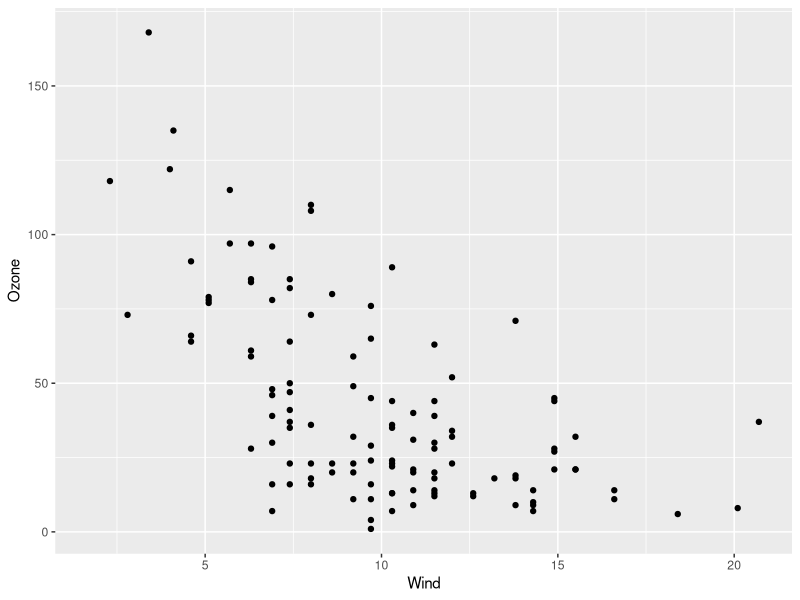
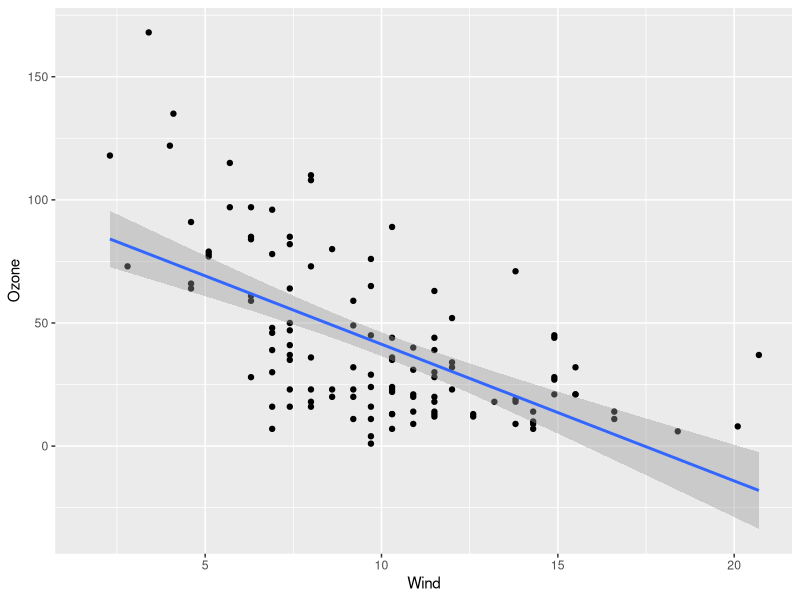
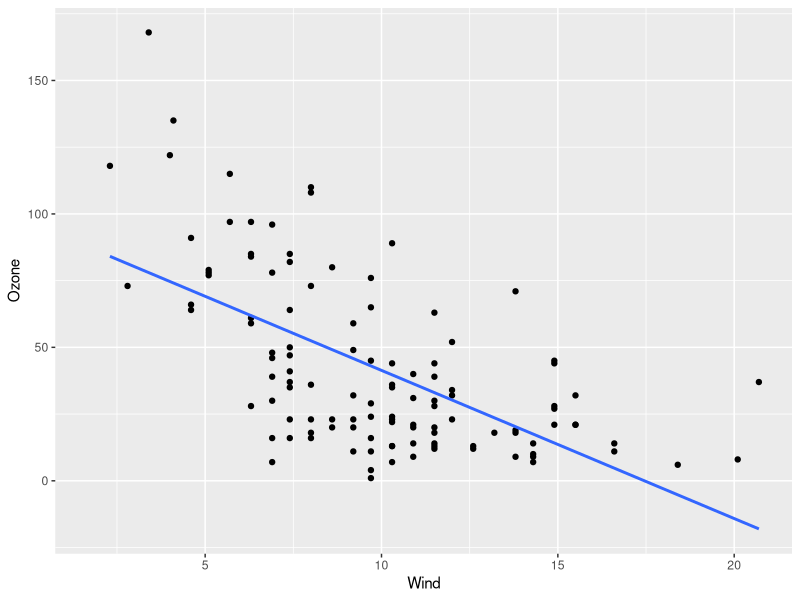
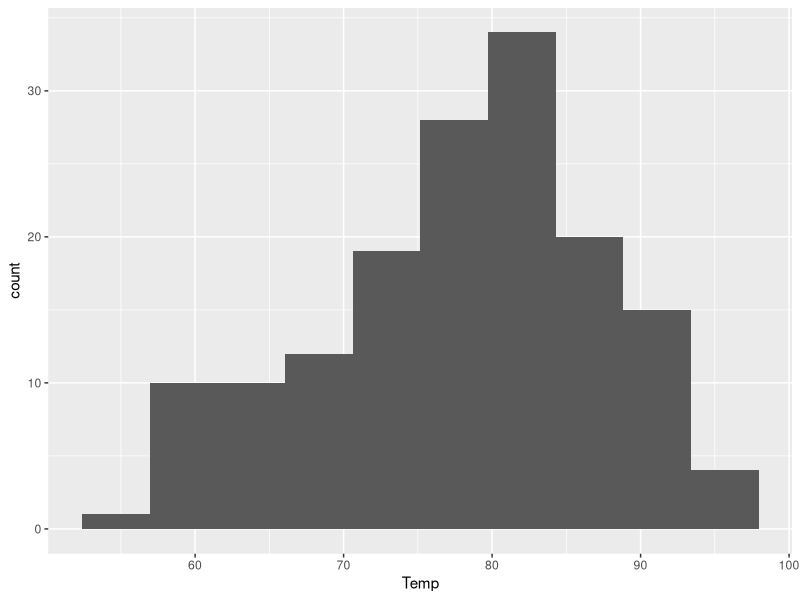
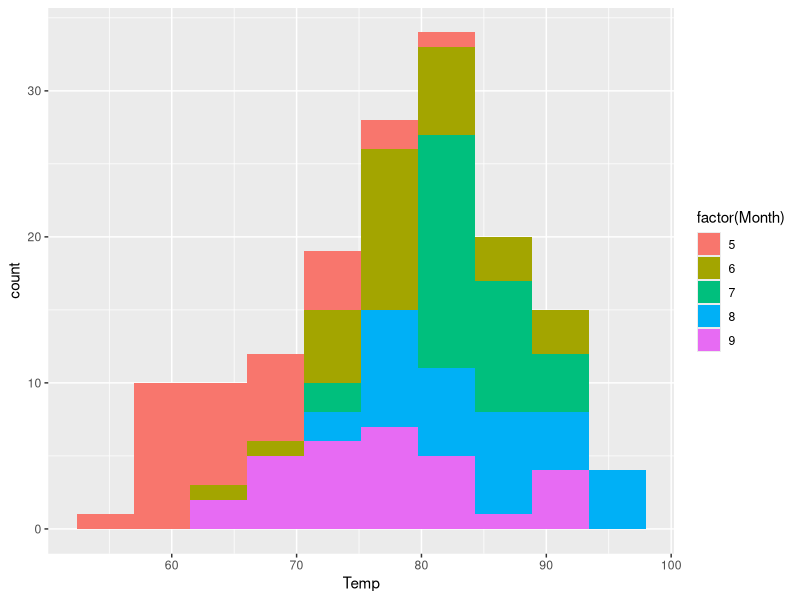
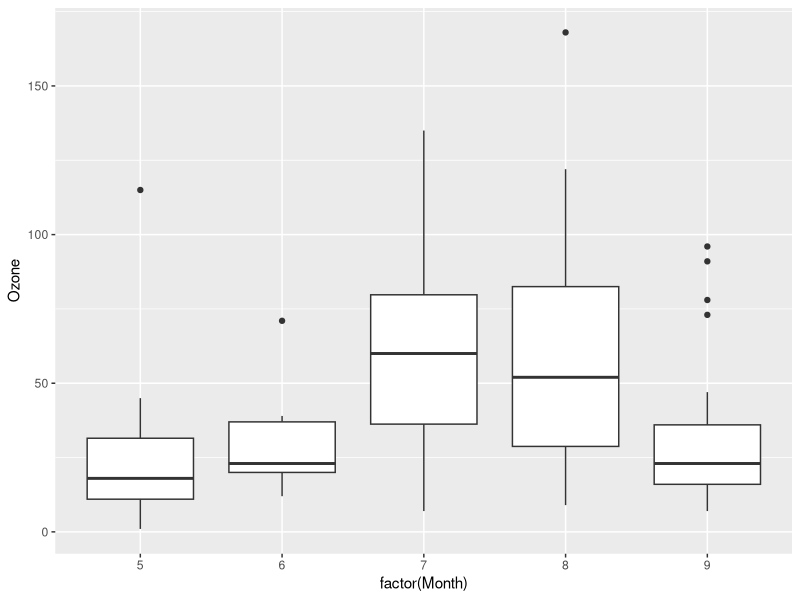
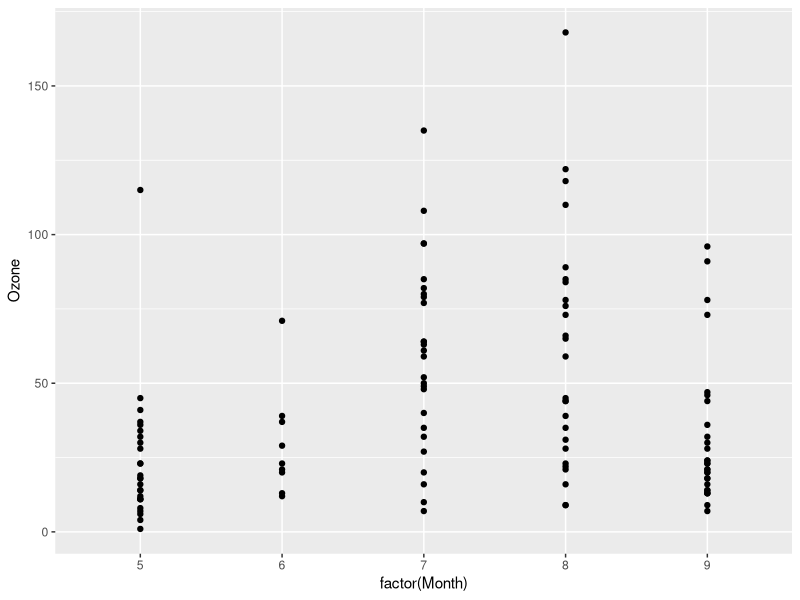
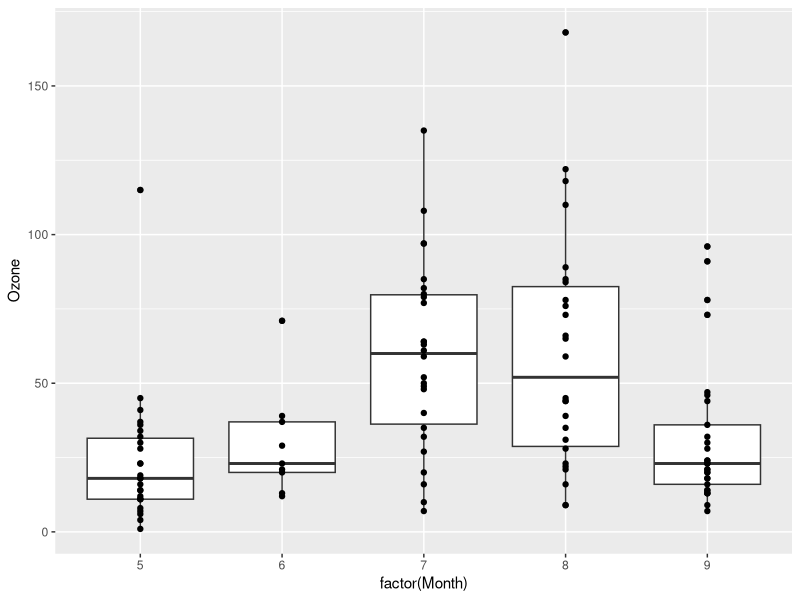

R code for these plots, in order: (Note: this script raises an error after producing the figures.)
library(tidyverse)
library(dplyr)
library(magrittr)
library(broom)

#library(magrittr) introduces the pipe operator %>% pipes into first argument of a function call
#tidyr is good at cleaning data
#if you want to for loop the variable cast/wrap using sym() and it will actually treat it like an object and not a string in tidyverse libraries


data("airquality")
airquality %>% summary()
#airquality is noun and summary is verb, so the output of airquality is passed to the first argument of summary"

# tidyr
#------
# examples in of dropping NAs and getting summary
airquality %>% tidyr::drop_na() %>% summary()

# examples of replacing NAs with 0 of using piping
airquality %>% tidyr::replace_na(list(Ozone =0)) %>% summary()


#tibbles
#-------
# tibbles are basically dataframes that have a refined print method that shows just first 10 rows; also gives you all column types!
aqt <- as_tibble(airquality)
#tibbles is great for subsetting--better error and warning messages than regular dataframes; see example error below (yah is not a column in apt)
aqt$yah
#subsetting in tibbles
aqt$Wind


# data wrangling can be done with dplyr
#----------------------------------------
# verbs: mutate() select() and pull() filter() arrange() summarise() group_by()
# filter() -- select for all rows that are in June
aqt %>% filter(Month == 6)
# select() and pull() select returns a tibble and pull returns a vector of the same thing
aqt %>% filter(Month == 6) %>% select(Ozone)
aqt %>% filter(Month == 6) %>% pull(Ozone)
aqt %>% filter(Month == 6) %>% select(Ozone, Wind)
# another example of pipe and pull
aqt %>% pull(Ozone) %>% summary()
# for day one, subset the ozone column and summarize it
aqt %>% filter(Day == 1) %>% pull(Ozone) %>% summary()

#new pipe type: %<>% is more memory efficient than actually writing to a new dataframe
#aqt <- aqt %>% somthing is equal to aqt %<>% something
#mutate() creates a new variable(column) -- new variable is called TempC; if using a column that already exists, it replaces it
aqt %<>% mutate(TempC = (Temp -32) * 5/9)
aqt %<>% mutate(Testing = Ozone/Wind)

#arrange() ordering a tibble or dataframe by a column
aqt %>% drop_na() %>% arrange(Ozone)

# summarise() -- returns summary as a tibble
aqt %>% summarise(mean_temp = mean(Temp))

# group_by() -- summarize mean temp for each group example
aqt %>% group_by(Month) %>% summarise(mean_temp = mean(Temp))


#ggplot2
#--------
#geom_point()
aqt %>% ggplot(aes(x=Wind, y=Ozone)) + geom_point()
aqt %>% ggplot(aes(x=Wind, y=Ozone)) + geom_point() + stat_smooth(method = 'lm')
aqt %>% ggplot(aes(x=Wind, y=Ozone)) + geom_point() + stat_smooth(method = 'lm', se = FALSE)
#geom_histogram()
aqt %>% ggplot(aes(x=Temp)) + geom_histogram(bins=10)
aqt %>% ggplot(aes(x=Temp, fill = factor(Month))) + geom_histogram(bins=10)
#geom_boxplot()
aqt %>% ggplot(aes(x=factor(Month), y=Ozone)) + geom_boxplot()
# other cool graphs and layering graphs
aqt %>% ggplot(aes(x=factor(Month), y=Ozone)) + geom_point()
aqt %>% ggplot(aes(x=factor(Month), y=Ozone)) + geom_boxplot() + geom_point() 
aqt %>% ggplot(aes(x=factor(Day), y=Ozone)) + geom_boxplot() + geom_point() 

# purrr is a functional programming toolkit by trying to eliminate for loops
# map()
l < list('one' = 1, 'two' =2, 'three' =3)
lroot1 < l %>% map(sqrt) # replaces the full for loop below
lroot <- list()
for (i in names(l)){
  lroot[[i]] <- sqrt(lroot[[i]])
}
#pluck() -- takes an item out of a lits
lroot %>% pluck(2) # number refers to position or if a tibble column in a data set

# broom -- glance(yourModel) to get rSq, pval, sigma, etc...
#       -- augment(yourModel) adds all parameters of the fit for each row to your tibble